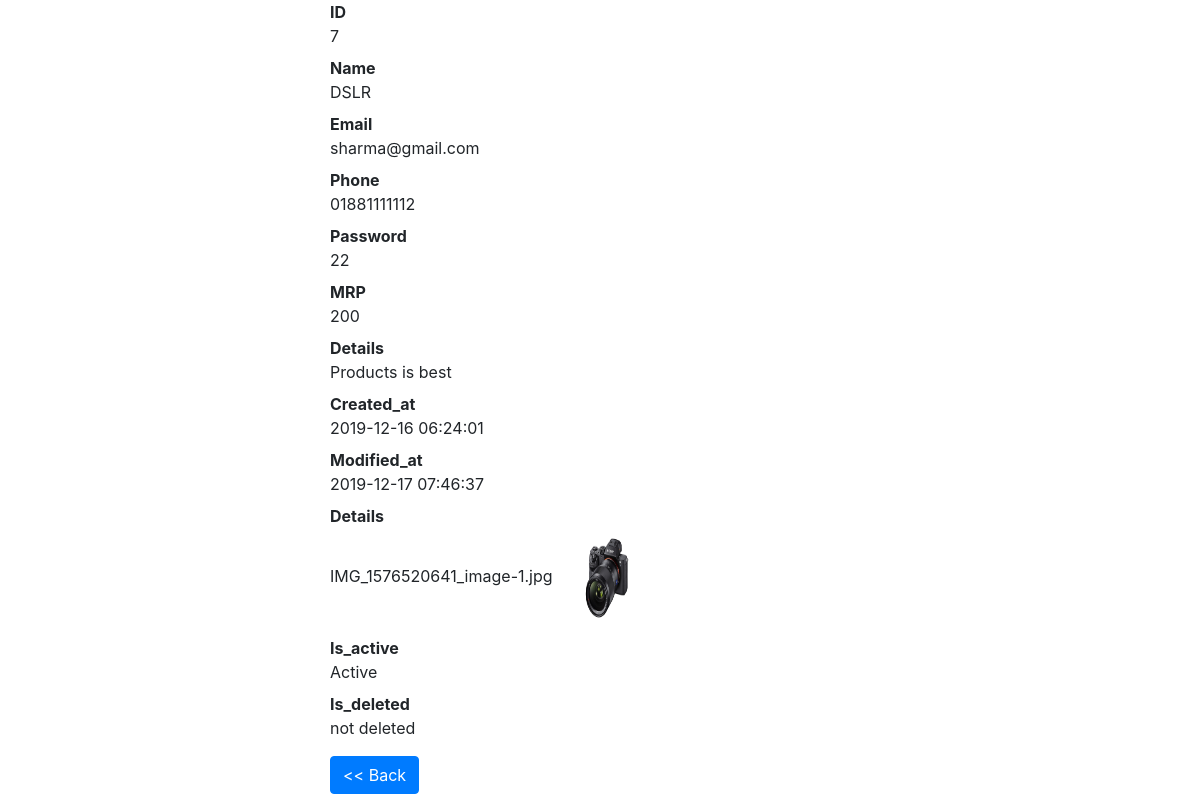
/uploads/admin/products/show.php?id=7, run on the app's committed database.
### tables this page shows
CREATE TABLE `products` (
  `id` int(11) NOT NULL,
  `name` varchar(255) NOT NULL,
  `email` varchar(50) NOT NULL,
  `phone` varchar(50) NOT NULL,
  `password` varchar(50) NOT NULL,
  `mrp` float DEFAULT NULL,
  `details` varchar(255) NOT NULL,
  `created_at` datetime DEFAULT NULL,
  `picture` varchar(255) DEFAULT NULL,
  `is_active` tinyint(4) NOT NULL DEFAULT 0,
  `is_deleted` tinyint(4) NOT NULL DEFAULT 0,
  `modified_at` datetime DEFAULT NULL
);

### src/Products.php (called while the page is built, shortened)
<?php
class Products
{
    public $conn = null;
    public function __construct()
    {
        $this->conn = new PDO("mysql:host=localhost;dbname=banners", "root","");
        $this->conn->setAttribute(PDO::ATTR_ERRMODE, PDO::ERRMODE_EXCEPTION);
    }
    public function show(){
        $_id = $_GET['id'];
        $query = "SELECT * FROM `products`  where id = :id";
        $stmt = $this->conn->prepare($query);
        $stmt->bindParam(':id',$_id);
        $result = $stmt->execute();
        $product = $stmt->fetch();
        return $product;
    }
}

### config.php (called while the page is built, shortened)
<?php
$webroot = "http://localhost/ecommerce/";

### uploads/admin/products/show.php (the view, shortened to what this page needs)
<?php
include_once ($_SERVER['DOCUMENT_ROOT'] . '/ecommerce/config.php');
$_id = $_GET['id'];
$_product = new Products();
$product = $_product->show($_id);
?>
<!doctype html>
<html lang="en">
<head>
    <link rel="stylesheet" href="https://stackpath.bootstrapcdn.com/bootstrap/4.3.1/css/bootstrap.min.css">
</head>
<body>
<section>
    <div class="container">
        <div class="row justify-content-center">
            <div class="col-6">
                <dl>
                    <dt>ID</dt>
                    <dd><?= $product['id']; ?></dd>
                    <dt>Name</dt>
                    <dd><?= $product['name']; ?></dd>
                    <dt>Email</dt>
                    <dd><?= $product['email']; ?></dd>
                    <dt>Phone</dt>
                    <dd><?= $product['phone']; ?></dd>
                    <dt>Password</dt>
                    <dd><?= $product['password']; ?></dd>
                    <dt>MRP</dt>
                    <dd><?= $product['mrp']; ?></dd>
                    <dt>Details</dt>
                    <dd><?= $product['details']; ?></dd>
                    <dt>Created_at</dt>
                    <dd><?= $product['created_at']; ?></dd>
                    <dt>Modified_at</dt>
                    <dd><?= $product['modified_at']; ?></dd>
                    <dt>Details</dt>
                    <dd><?= $product['picture']; ?>
                        <img width="100" height="100" src="<?php echo $webroot;?>uploads/<?= $product['picture'];?>">
                    </dd>
                    <dt>Is_active</dt>
                    <dd>
                        <?php
                        echo ($product['is_active'])?'Active':'Inactive';
                        ?>
                    </dd>
                    <dt>Is_deleted</dt>
                    <dd>
                        <?php
                        echo ($product['is_deleted'])?'Deleted':'not deleted';
                        ?>
                    </dd>
                </dl>
                <a href="index.php" class="btn btn-primary"> << Back </a>
            </div>
        </div>
    </div>
</section>
</body>
</html>

### data on the page
products: id "7", name "DSLR", email "sharma@gmail.com", phone "01881111112", password "22", mrp "200", details "Products is best", created_at "2019-12-16 06:24:01", modified_at "2019-12-17 07:46:37", picture "IMG_1576520641_image-1.jpg", picture (picture)
